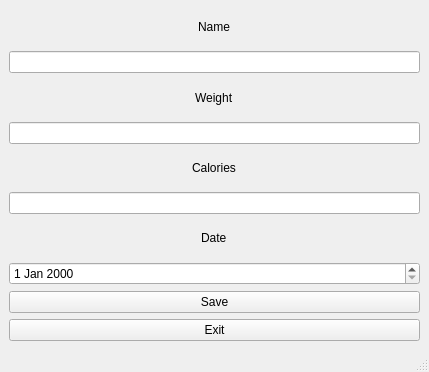
<?xml version="1.0" encoding="UTF-8"?>
<ui version="4.0">
 <class>MainWindow</class>
 <widget class="QMainWindow" name="MainWindow">
  <property name="geometry">
   <rect>
    <x>0</x>
    <y>0</y>
    <width>429</width>
    <height>372</height>
   </rect>
  </property>
  <property name="windowTitle">
   <string>MainWindow</string>
  </property>
  <property name="inputMethodHints">
   <set>Qt::ImhNone</set>
  </property>
  <widget class="QWidget" name="centralwidget">
   <layout class="QVBoxLayout" name="verticalLayout">
    <item alignment="Qt::AlignHCenter">
     <widget class="QLabel" name="name_label">
      <property name="text">
       <string>Name</string>
      </property>
     </widget>
    </item>
    <item>
     <widget class="QLineEdit" name="name_input"/>
    </item>
    <item alignment="Qt::AlignHCenter">
     <widget class="QLabel" name="weight_label">
      <property name="text">
       <string>Weight</string>
      </property>
     </widget>
    </item>
    <item>
     <widget class="QLineEdit" name="weight_input"/>
    </item>
    <item alignment="Qt::AlignHCenter">
     <widget class="QLabel" name="calorie_label">
      <property name="text">
       <string>Calories</string>
      </property>
     </widget>
    </item>
    <item>
     <widget class="QLineEdit" name="calorie_intake"/>
    </item>
    <item alignment="Qt::AlignHCenter">
     <widget class="QLabel" name="date_label">
      <property name="text">
       <string>Date</string>
      </property>
     </widget>
    </item>
    <item>
     <widget class="QDateEdit" name="date_input">
      <property name="acceptDrops">
       <bool>true</bool>
      </property>
      <property name="autoFillBackground">
       <bool>false</bool>
      </property>
      <property name="inputMethodHints">
       <set>Qt::ImhPreferNumbers</set>
      </property>
     </widget>
    </item>
    <item>
     <widget class="QPushButton" name="Save_button">
      <property name="text">
       <string>Save</string>
      </property>
     </widget>
    </item>
    <item>
     <widget class="QPushButton" name="Exit_button">
      <property name="text">
       <string>Exit</string>
      </property>
     </widget>
    </item>
   </layout>
  </widget>
  <widget class="QStatusBar" name="statusbar"/>
 </widget>
 <resources/>
 <connections/>
</ui>
